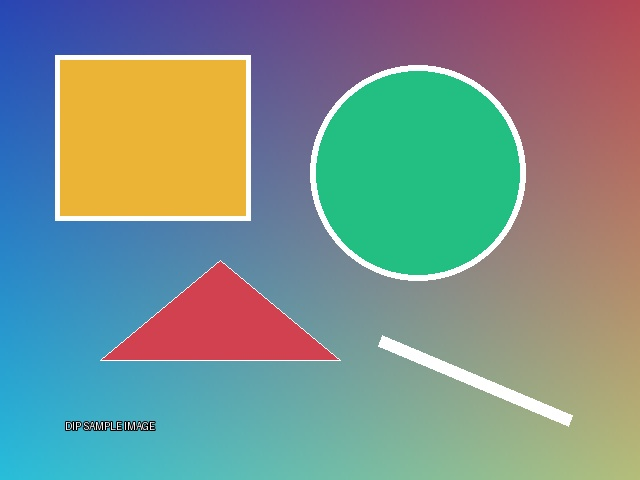
#> input picture DIP/image.jpg, 640 x 480 px
$ python image_filtering.py
#> lines starting #> are read from the running program, lines starting #| are printed output that depends on the picture
import cv2
import numpy as np
import matplotlib.pyplot as plt

# Read the sample image in grayscale
img = cv2.imread("image.jpg", cv2.IMREAD_GRAYSCALE)
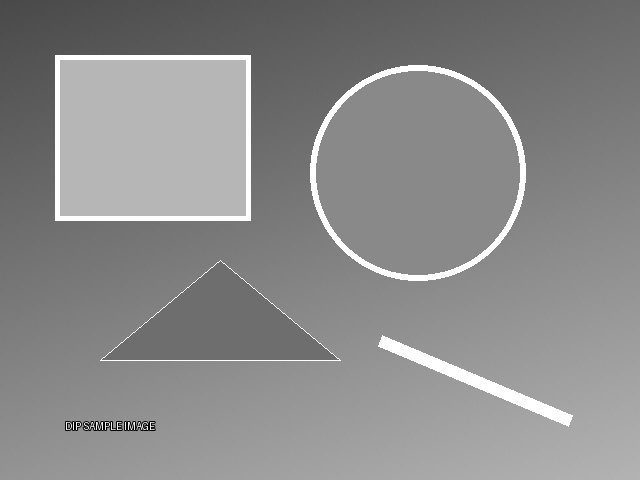
#> img: shape (480, 640); min 0, max 255, mean 138.7

if img is None:
    raise FileNotFoundError(
        "image.jpg not found. Keep it in the same folder as this program."
    )

# Define image-processing kernels
kernels = {
    "Original": np.array([
        [0, 0, 0],
        [0, 1, 0],
        [0, 0, 0]
    ]),
    "Blur": np.ones((3, 3), np.float32) / 9,
    "Sharpen": np.array([
        [0, -1, 0],
        [-1, 5, -1],
        [0, -1, 0]
    ]),
    "Edge Detection": np.array([
        [-1, -1, -1],
        [-1, 8, -1],
        [-1, -1, -1]
    ]),
    "Emboss": np.array([
        [-2, -1, 0],
        [-1, 1, 1],
        [0, 1, 2]
    ]),
    "Sobel X": np.array([
        [-1, 0, 1],
        [-2, 0, 2],
        [-1, 0, 1]
    ]),
    "Sobel Y": np.array([
        [-1, -2, -1],
        [0, 0, 0],
        [1, 2, 1]
    ])
}

# Apply each kernel and display the results
plt.figure(figsize=(12, 9))

for i, (name, kernel) in enumerate(kernels.items(), start=1):
    if name == "Original":
        result = img
    else:
        result = cv2.filter2D(img, -1, kernel)

    plt.subplot(3, 3, i)
    plt.imshow(result, cmap="gray")
    plt.title(name)
    plt.axis("off")

    output_name = name.lower().replace(" ", "_") + ".jpg"
    cv2.imwrite(output_name, result)
#> this loop made 7 passes
#> pass 3, `result = cv2.filter2D(img, -1, kernel)`:
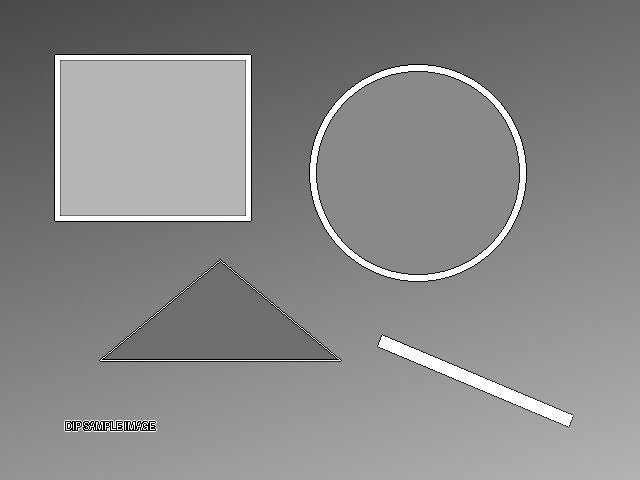
#> result: shape (480, 640); min 0, max 255, mean 137.4

plt.tight_layout()
plt.savefig("filter_results.png")
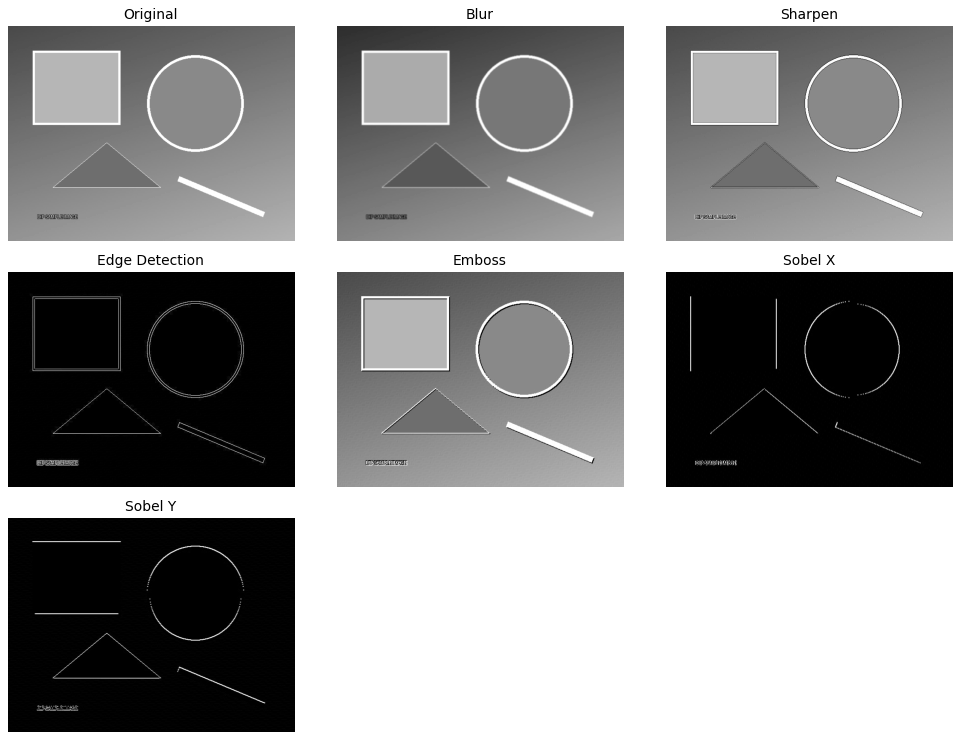
#> figure drawn by matplotlib, 7 panels
plt.show()

print("All filters applied. Output images have been saved.")

$ run again, with DIP/sharpen.jpg copied over DIP/image.jpg
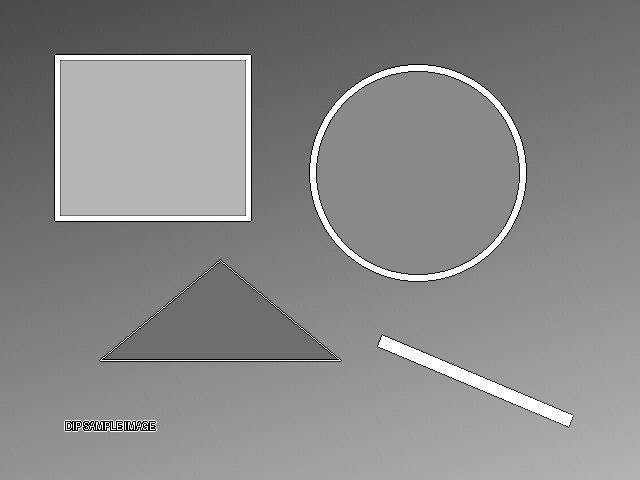
#> input picture DIP/sharpen.jpg, 640 x 480 px
#> img is the input picture: shape (480, 640); min 0, max 255, mean 137.4
#> the loop `for i, (name, kernel) in enumerate(kernels.items(), start=1):` made 7 passes
#> pass 2, `result = cv2.filter2D(img, -1, kernel)`:
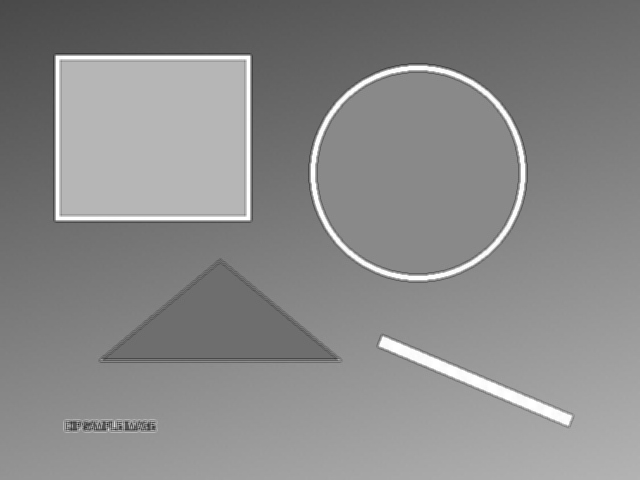
#> result: shape (480, 640); min 29, max 255, mean 137.4
#> pass 3, `result = cv2.filter2D(img, -1, kernel)`:
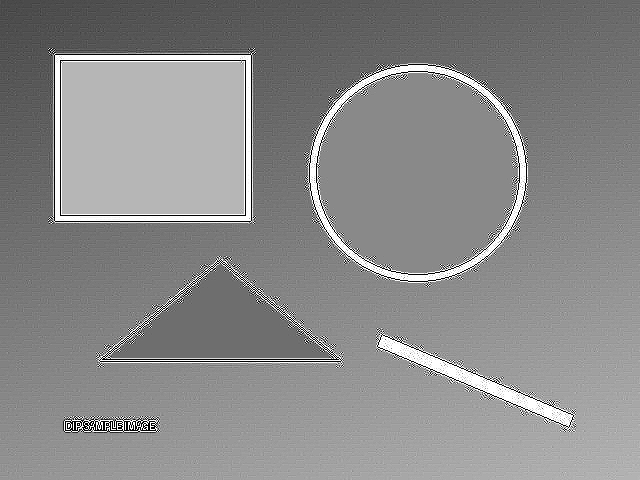
#> result: shape (480, 640); min 0, max 255, mean 138.1
